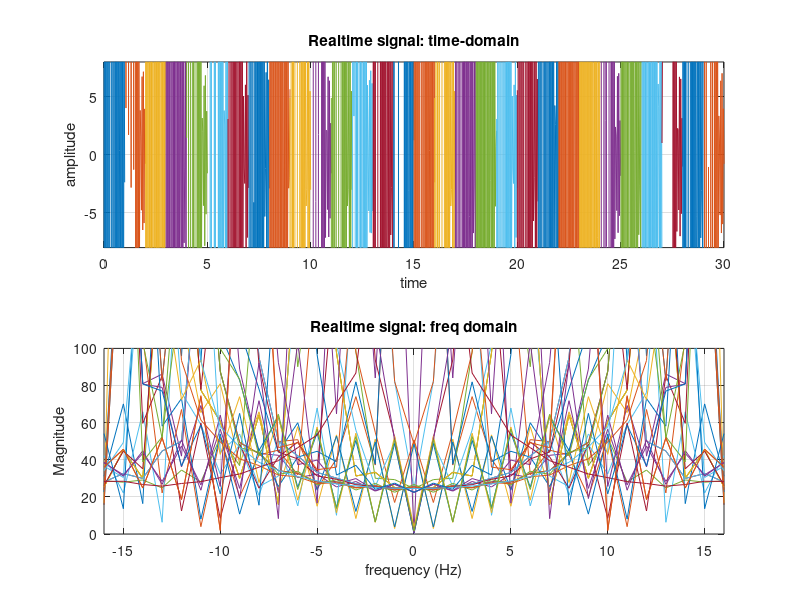

Write the MATLAB code that produced this figure.
clear all;
close all;
clc;
duration_signal=29;
A=1;
for T = 0:duration_signal  %%%% Duration 30 seconds with interval of 1 sec.
    if T==0
    display('Transmission Started')
     display (T)
    elseif (T==duration_signal) 
        display('Transmission ends: see the final result')
     display (T)
    else
            display('Transmission in progress: please wait')
     display (T)
    end 
    freq=8;
    N=8;
    fs=4*freq;
    ts=1/fs;
     t=0:ts:1;
    f=10+mod(randi(100,1,2),90);
    U=randi(5);
    bw=50 ;%bandwidth=50Hz
    m_t= N*cos(2*pi*f(1)*t)+N*cos(2*pi*f(2)*t);
    channel=2*bw*sinc(2*bw*t);
    y=conv(m_t,channel,'same');
    N1=length(y);
    m_f= fft(y,N1)/fs;
    freqaxis=linspace(-fs/2,fs/2, N1); 
    figure(1)

    hold all  %%% keeps the previous plots and everytime changes the color
    subplot(2,1,1), plot(t+T,y);
    xlabel('time')
    ylabel('amplitude')
    
    title('Realtime signal: time-domain');
    grid on
    axis([0  inf -8 8])   %%% first two are limits for x-axis, the other two are limits for y-axis: observe why 0 inf , and -5 5 are used here.
    hold on     %%% keeps the previous plots 
    subplot(2,1,2);
    plot(freqaxis,fftshift(abs(m_f)));
      xlabel('frequency (Hz)')
    ylabel('Magnitude')
    title('Realtime signal: freq domain');
    grid on
    axis([-inf inf 0 100])  %%% first two are limits for x-axis, the other two are limits for y-axis: observe why -inf inf , and 0 3 are used here. 
    pause(0.5)  %%%%% pauses for 2 seconds and then go for next loop increment.
end